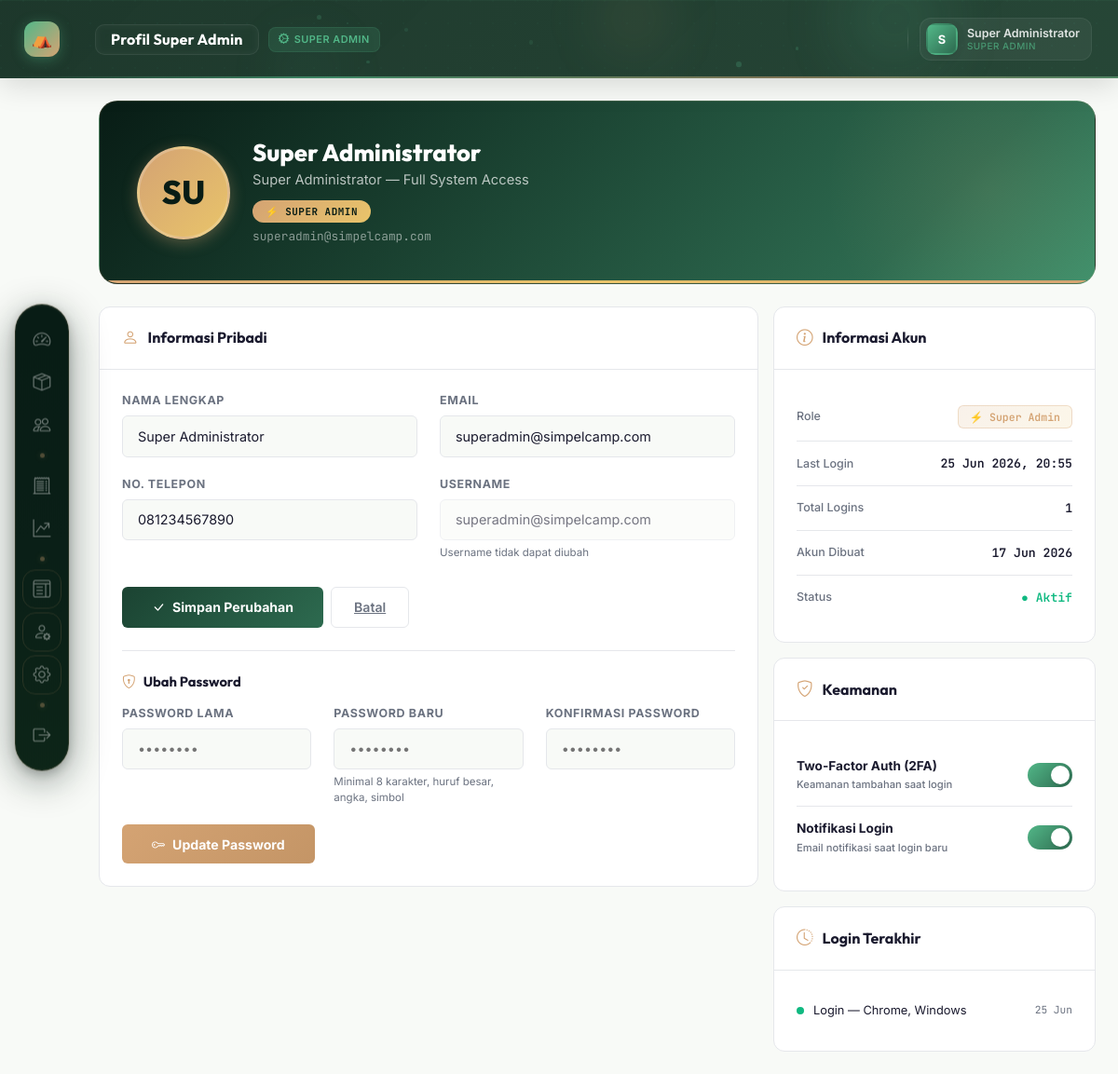
The app's page /pages/superadmin/profil.php (signed in), older data.
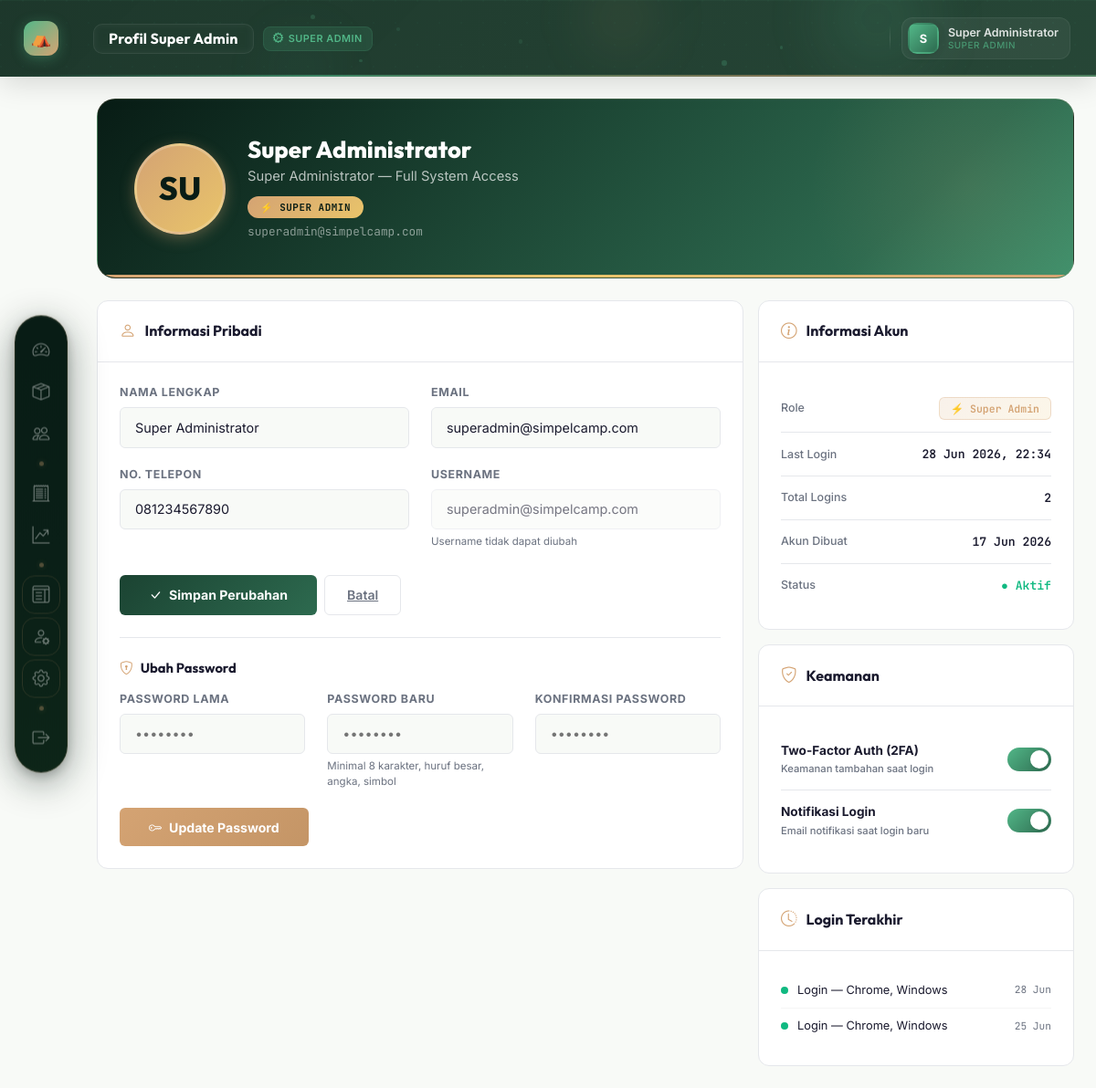
The same page, newer data.
### tables this page shows
CREATE TABLE `users` (
  `id` int NOT NULL AUTO_INCREMENT,
  `nama` varchar(100) NOT NULL,
  `email` varchar(100) NOT NULL,
  `password` varchar(255) NOT NULL,
  `no_telp` varchar(20) DEFAULT NULL,
  `alamat` text,
  `foto` varchar(255) DEFAULT NULL,
  `role` enum('pelanggan','admin','superadmin') NOT NULL DEFAULT 'pelanggan',
  `status` enum('aktif','nonaktif') NOT NULL DEFAULT 'aktif',
  `created_at` datetime NOT NULL DEFAULT CURRENT_TIMESTAMP,
  `updated_at` datetime DEFAULT NULL ON UPDATE CURRENT_TIMESTAMP,
  `last_login` datetime DEFAULT NULL,
  PRIMARY KEY (`id`),
  UNIQUE KEY `email` (`email`)
);

CREATE TABLE `log_aktivitas` (
  `id` int NOT NULL AUTO_INCREMENT,
  `user_id` int DEFAULT NULL,
  `aksi` varchar(100) NOT NULL,
  `detail` text,
  `tabel` varchar(50) DEFAULT NULL,
  `record_id` int DEFAULT NULL,
  `ip_address` varchar(45) DEFAULT NULL,
  `user_agent` varchar(255) DEFAULT NULL,
  `created_at` datetime NOT NULL DEFAULT CURRENT_TIMESTAMP,
  PRIMARY KEY (`id`),
  KEY `idx_log_user` (`user_id`),
  KEY `idx_log_created` (`created_at`),
  CONSTRAINT `log_aktivitas_ibfk_1` FOREIGN KEY (`user_id`) REFERENCES `users` (`id`) ON DELETE SET NULL ON UPDATE CASCADE
);

### classes/User.php (called while the page is built, shortened)
<?php
class User {
    public static function getById($id) {
        try {
            $db = Database::getInstance();
            $stmt = $db->prepare("SELECT id, nama, email, no_telp, alamat, foto, role, status, created_at, updated_at, last_login FROM users WHERE id = :id");
            $stmt->execute([':id' => $id]);
            return $stmt->fetch() ?: null;
        } catch (PDOException $e) {
            error_log("User::getById error: " . $e->getMessage());
            return null;
        }
    }
}

### classes/LogAktivitas.php (called while the page is built, shortened)
<?php
class LogAktivitas
{
    public static function getAll($filters = [])
    {
        try {
            $db = Database::getInstance();
            $sql = "
                SELECT la.*, u.nama AS nama_user, u.email
                FROM log_aktivitas la
                LEFT JOIN users u ON la.user_id = u.id
                WHERE 1=1
            ";
            $params = [];
            if (!empty($filters['user_id'])) {
                $sql .= " AND la.user_id = ?";
                $params[] = $filters['user_id'];
            }
            if (!empty($filters['aksi'])) {
                $sql .= " AND la.aksi = ?";
                $params[] = $filters['aksi'];
            }
            $sql .= " ORDER BY la.created_at DESC";
            $limit  = isset($filters['limit']) ? (int)$filters['limit'] : 20;
            $offset = isset($filters['offset']) ? (int)$filters['offset'] : 0;
            $sql .= " LIMIT ? OFFSET ?";
            $params[] = $limit;
            $params[] = $offset;
            $stmt = $db->prepare($sql);
            $stmt->execute($params);
            return $stmt->fetchAll();
        } catch (PDOException $e) {
            error_log("LogAktivitas::getAll error: " . $e->getMessage());
            return [];
        }
    }
    public static function count($filters = [])
    {
        try {
            $db = Database::getInstance();
            $sql = "
                SELECT COUNT(*) FROM log_aktivitas la
                LEFT JOIN users u ON la.user_id = u.id
                WHERE 1=1
            ";
            $params = [];
            if (!empty($filters['user_id'])) {
                $sql .= " AND la.user_id = ?";
                $params[] = $filters['user_id'];
            }
            if (!empty($filters['aksi'])) {
                $sql .= " AND la.aksi = ?";
                $params[] = $filters['aksi'];
            }
            $stmt = $db->prepare($sql);
            $stmt->execute($params);
            return (int)$stmt->fetchColumn();
        } catch (PDOException $e) {
            error_log("LogAktivitas::count error: " . $e->getMessage());
            return 0;
        }
    }
}

### pages/superadmin/profil.php (the view, shortened to what the changed rows need)
<?php
require_once dirname(__DIR__, 2) . '/classes/User.php';
require_once dirname(__DIR__, 2) . '/classes/LogAktivitas.php';
$user = User::getById($_SESSION['user_id']);
$recentLogins = LogAktivitas::getAll([
    'user_id' => $_SESSION['user_id'],
    'aksi'    => 'login',
    'limit'   => 4,
]);
$totalLogins = LogAktivitas::count([
    'user_id' => $_SESSION['user_id'],
    'aksi'    => 'login',
]);
$avatarText = strtoupper(substr($user['nama'] ?? 'SA', 0, 2));
?>
<!DOCTYPE html>
<html lang="id">
<head>
    <link href="https://cdn.jsdelivr.net/npm/bootstrap@5.3.0/dist/css/bootstrap.min.css" rel="stylesheet">
    <link href="https://cdn.jsdelivr.net/npm/bootstrap-icons@1.10.5/font/bootstrap-icons.css" rel="stylesheet">
    <link rel="stylesheet" href="<?= ASSETS_URL ?>/css/style.css">
    <link rel="stylesheet" href="<?= ASSETS_URL ?>/css/dashboard.css?v=<?= time() ?>">
</head>
<body>
<div class="superadmin-wrapper">
    <div class="superadmin-main">
        <?php $_header_role = 'superadmin'; include dirname(__DIR__, 2) . '/includes/header_glass.php'; ?>
        <div class="admin-content" style="padding:1.5rem;">
            <div class="sa-profile-header stagger-item">
                <div class="d-flex align-items-center gap-4 flex-wrap">
                    <div class="sa-profile-avatar"><?= htmlspecialchars($avatarText) ?></div>
                    <div class="sa-profile-info">
                        <h1><?= htmlspecialchars($user['nama']) ?></h1>
                        <div class="profile-role">Super Administrator — Full System Access</div>
                        <div class="profile-badge">⚡ SUPER ADMIN</div>
                        <div class="profile-email"><?= htmlspecialchars($user['email']) ?></div>
                    </div>
                </div>
            </div>
            <div class="row g-3">
                <div class="col-lg-8">
                    <div class="sa-prof-card mb-3">
                        <div class="card-body">
                            <form method="POST" action="">
                                <div class="row">
                                    <div class="col-md-6">
                                        <div class="sa-form-group">
                                            <label>Nama Lengkap</label>
                                            <input type="text" name="nama" value="<?= htmlspecialchars($user['nama']) ?>" placeholder="Nama lengkap" required>
                                        </div>
                                    </div>
                                    <div class="col-md-6">
                                        <div class="sa-form-group">
                                            <label>Email</label>
                                            <input type="email" name="email" value="<?= htmlspecialchars($user['email']) ?>" placeholder="Email" required>
                                        </div>
                                    </div>
                                    <div class="col-md-6">
                                        <div class="sa-form-group">
                                            <label>No. Telepon</label>
                                            <input type="tel" name="no_telp" value="<?= htmlspecialchars($user['no_telp'] ?? '') ?>" placeholder="No. telepon">
                                        </div>
                                    </div>
                                    <div class="col-md-6">
                                        <div class="sa-form-group">
                                            <label>Username</label>
                                            <input type="text" value="<?= htmlspecialchars($user['email']) ?>" disabled style="opacity:0.6;cursor:not-allowed;">
                                            <div class="input-hint">Username tidak dapat diubah</div>
                                        </div>
                                    </div>
                                </div>
                            </form>
                        </div>
                    </div>
                </div>
                <div class="col-lg-4">
                    <div class="sa-prof-card mb-3">
                        <div class="card-body">
                            <div class="sa-account-info-item">
                                <span class="info-label">Last Login</span>
                                <span class="info-value"><?= $user['last_login'] ? date('d M Y, H:i', strtotime($user['last_login'])) : '—' ?></span>
                            </div>
                            <div class="sa-account-info-item">
                                <span class="info-label">Total Logins</span>
                                <span class="info-value"><?= number_format($totalLogins) ?></span>
                            </div>
                            <div class="sa-account-info-item">
                                <span class="info-label">Akun Dibuat</span>
                                <span class="info-value"><?= date('d M Y', strtotime($user['created_at'])) ?></span>
                            </div>
                            <div class="sa-account-info-item">
                                <span class="info-label">Status</span>
                                <span class="info-value" style="color:<?= $user['status'] === 'aktif' ? '#10B981' : '#EF4444' ?>;">● <?= ucfirst(htmlspecialchars($user['status'])) ?></span>
                            </div>
                        </div>
                    </div>
                    <div class="sa-prof-card">
                        <div class="card-body">
                            <?php if (empty($recentLogins)): ?>
                            <div class="sa-security-item">
                                <span class="sa-security-dot success"></span>
                                <span class="text-secondary">Belum ada riwayat login.</span>
                            </div>
                            <?php else: ?>
                            <?php foreach ($recentLogins as $login):
                                $loginDate = new DateTime($login['created_at']);
                                $today = new DateTime('today');
                                $yesterday = new DateTime('yesterday');
                                if ($loginDate >= $today) {
                                    $timeLabel = 'Hari ini';
                                } elseif ($loginDate >= $yesterday) {
                                    $timeLabel = 'Kemarin';
                                } else {
                                    $timeLabel = date('d M', strtotime($login['created_at']));
                                }
                                $ua = $login['user_agent'] ?? '';
                                $browser = 'Unknown';
                                $os = 'Unknown';
                                if (stripos($ua, 'chrome') !== false) $browser = 'Chrome';
                                elseif (stripos($ua, 'firefox') !== false) $browser = 'Firefox';
                                elseif (stripos($ua, 'safari') !== false) $browser = 'Safari';
                                elseif (stripos($ua, 'edge') !== false) $browser = 'Edge';
                                if (stripos($ua, 'windows') !== false) $os = 'Windows';
                                elseif (stripos($ua, 'mac') !== false) $os = 'macOS';
                                elseif (stripos($ua, 'linux') !== false) $os = 'Linux';
                                elseif (stripos($ua, 'android') !== false) $os = 'Android';
                                elseif (stripos($ua, 'iphone') !== false) $os = 'iOS';
                                $isSuccess = stripos($login['aksi'] ?? '', 'gagal') === false;
                            ?>
                            <div class="sa-security-item">
                                <span class="sa-security-dot <?= $isSuccess ? 'success' : 'warning' ?>"></span>
                                <span><?= $isSuccess ? 'Login' : 'Gagal Login' ?> — <?= htmlspecialchars($browser) ?>, <?= htmlspecialchars($os) ?></span>
                                <span class="sa-security-time"><?= htmlspecialchars($timeLabel) ?></span>
                            </div>
                            <?php endforeach; ?>
                            <?php endif; ?>
                        </div>
                    </div>
                </div>
            </div>
        </div>
    </div>
</div>
</body>
</html>

Row changes from the older to the newer data that the page shows:
changed users "SU": last_login "25 Jun 2026, 20:55" → "28 Jun 2026, 22:34"
added log_aktivitas: aksi "Login", user_agent "Chrome", user_agent "Windows", created_at "28 Jun"
Text that changed along with them:
$totalLogins: "1" → "2"
